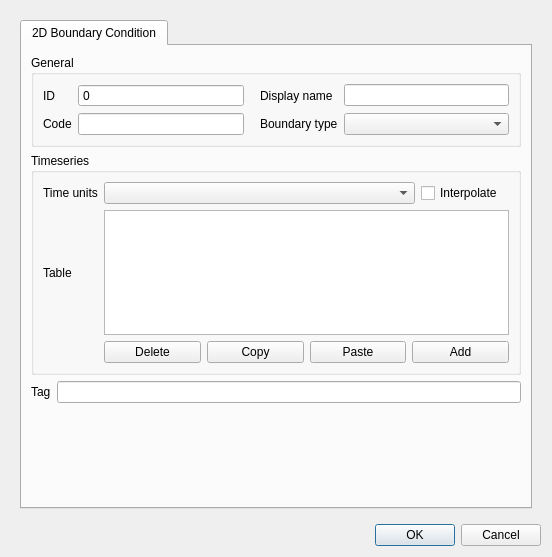
<?xml version="1.0" encoding="UTF-8"?>
<ui version="4.0">
 <class>Dialog</class>
 <widget class="QDialog" name="Dialog">
  <property name="geometry">
   <rect>
    <x>0</x>
    <y>0</y>
    <width>552</width>
    <height>557</height>
   </rect>
  </property>
  <property name="windowTitle">
   <string>Dialog</string>
  </property>
  <layout class="QGridLayout" name="gridLayout">
   <item row="0" column="0">
    <widget class="QScrollArea" name="scrollArea">
     <property name="frameShape">
      <enum>QFrame::NoFrame</enum>
     </property>
     <property name="widgetResizable">
      <bool>true</bool>
     </property>
     <widget class="QWidget" name="scrollAreaWidgetContents">
      <property name="geometry">
       <rect>
        <x>0</x>
        <y>0</y>
        <width>534</width>
        <height>510</height>
       </rect>
      </property>
      <layout class="QGridLayout" name="gridLayout_7">
       <item row="0" column="0">
        <widget class="QTabWidget" name="tabWidget">
         <property name="locale">
          <locale language="English" country="UnitedStates"/>
         </property>
         <property name="inputMethodHints">
          <set>Qt::ImhNone</set>
         </property>
         <property name="currentIndex">
          <number>0</number>
         </property>
         <widget class="QWidget" name="tab">
          <attribute name="title">
           <string>2D Boundary Condition</string>
          </attribute>
          <layout class="QGridLayout" name="gridLayout_18">
           <item row="2" column="0">
            <layout class="QHBoxLayout" name="horizontalLayout_2">
             <property name="bottomMargin">
              <number>0</number>
             </property>
             <item>
              <widget class="QLabel" name="label_42">
               <property name="text">
                <string>Tag</string>
               </property>
              </widget>
             </item>
             <item>
              <widget class="QLineEdit" name="tag_descriptions">
               <property name="readOnly">
                <bool>true</bool>
               </property>
              </widget>
             </item>
            </layout>
           </item>
           <item row="0" column="0">
            <widget class="QGroupBox" name="grp_general">
             <property name="enabled">
              <bool>true</bool>
             </property>
             <property name="locale">
              <locale language="English" country="UnitedStates"/>
             </property>
             <property name="title">
              <string>General</string>
             </property>
             <layout class="QGridLayout" name="gridLayout_2">
              <item row="0" column="2">
               <widget class="QLabel" name="label_2">
                <property name="locale">
                 <locale language="English" country="UnitedStates"/>
                </property>
                <property name="text">
                 <string>Display name</string>
                </property>
                <property name="alignment">
                 <set>Qt::AlignLeading|Qt::AlignLeft|Qt::AlignVCenter</set>
                </property>
                <property name="indent">
                 <number>10</number>
                </property>
               </widget>
              </item>
              <item row="0" column="3">
               <widget class="QLineEdit" name="display_name">
                <property name="sizePolicy">
                 <sizepolicy hsizetype="Expanding" vsizetype="Fixed">
                  <horstretch>0</horstretch>
                  <verstretch>0</verstretch>
                 </sizepolicy>
                </property>
                <property name="locale">
                 <locale language="English" country="UnitedStates"/>
                </property>
                <property name="clearButtonEnabled">
                 <bool>true</bool>
                </property>
               </widget>
              </item>
              <item row="0" column="0">
               <widget class="QLabel" name="label">
                <property name="locale">
                 <locale language="English" country="UnitedStates"/>
                </property>
                <property name="text">
                 <string>ID</string>
                </property>
                <property name="alignment">
                 <set>Qt::AlignLeading|Qt::AlignLeft|Qt::AlignVCenter</set>
                </property>
               </widget>
              </item>
              <item row="1" column="0">
               <widget class="QLabel" name="label_3">
                <property name="locale">
                 <locale language="English" country="UnitedStates"/>
                </property>
                <property name="text">
                 <string>Code</string>
                </property>
                <property name="alignment">
                 <set>Qt::AlignLeading|Qt::AlignLeft|Qt::AlignVCenter</set>
                </property>
               </widget>
              </item>
              <item row="1" column="1">
               <widget class="QLineEdit" name="code">
                <property name="sizePolicy">
                 <sizepolicy hsizetype="Expanding" vsizetype="Fixed">
                  <horstretch>0</horstretch>
                  <verstretch>0</verstretch>
                 </sizepolicy>
                </property>
                <property name="locale">
                 <locale language="English" country="UnitedStates"/>
                </property>
                <property name="clearButtonEnabled">
                 <bool>true</bool>
                </property>
               </widget>
              </item>
              <item row="0" column="1">
               <widget class="QSpinBox" name="id">
                <property name="locale">
                 <locale language="English" country="UnitedStates"/>
                </property>
                <property name="readOnly">
                 <bool>true</bool>
                </property>
                <property name="buttonSymbols">
                 <enum>QAbstractSpinBox::NoButtons</enum>
                </property>
                <property name="maximum">
                 <number>99999999</number>
                </property>
                <property name="showClearButton" stdset="0">
                 <bool>true</bool>
                </property>
                <property name="clearValue" stdset="0">
                 <bool>true</bool>
                </property>
                <property name="expressionsEnabled" stdset="0">
                 <bool>false</bool>
                </property>
               </widget>
              </item>
              <item row="1" column="2">
               <widget class="QLabel" name="label_6">
                <property name="locale">
                 <locale language="English" country="UnitedStates"/>
                </property>
                <property name="text">
                 <string>Boundary type</string>
                </property>
                <property name="alignment">
                 <set>Qt::AlignLeading|Qt::AlignLeft|Qt::AlignVCenter</set>
                </property>
                <property name="indent">
                 <number>10</number>
                </property>
               </widget>
              </item>
              <item row="1" column="3">
               <widget class="QComboBox" name="type">
                <property name="locale">
                 <locale language="English" country="UnitedStates"/>
                </property>
               </widget>
              </item>
             </layout>
            </widget>
           </item>
           <item row="1" column="0">
            <widget class="QGroupBox" name="grp_timeseries">
             <property name="locale">
              <locale language="English" country="UnitedStates"/>
             </property>
             <property name="inputMethodHints">
              <set>Qt::ImhNone</set>
             </property>
             <property name="title">
              <string>Timeseries</string>
             </property>
             <layout class="QGridLayout" name="gridLayout_3">
              <item row="1" column="1" colspan="2">
               <widget class="QTableWidget" name="timeseries_table">
                <property name="minimumSize">
                 <size>
                  <width>0</width>
                  <height>125</height>
                 </size>
                </property>
                <property name="font">
                 <font>
                  <pointsize>8</pointsize>
                 </font>
                </property>
                <property name="inputMethodHints">
                 <set>Qt::ImhDigitsOnly</set>
                </property>
                <property name="verticalScrollBarPolicy">
                 <enum>Qt::ScrollBarAsNeeded</enum>
                </property>
                <property name="sizeAdjustPolicy">
                 <enum>QAbstractScrollArea::AdjustToContents</enum>
                </property>
                <property name="selectionBehavior">
                 <enum>QAbstractItemView::SelectRows</enum>
                </property>
                <attribute name="verticalHeaderDefaultSectionSize">
                 <number>23</number>
                </attribute>
               </widget>
              </item>
              <item row="1" column="0">
               <widget class="QLabel" name="table_label">
                <property name="text">
                 <string>Table</string>
                </property>
               </widget>
              </item>
              <item row="2" column="1" colspan="2">
               <layout class="QHBoxLayout" name="horizontalLayout">
                <property name="bottomMargin">
                 <number>0</number>
                </property>
                <item>
                 <widget class="QPushButton" name="timeseries_table_delete">
                  <property name="toolTip">
                   <string>Delete selected rows</string>
                  </property>
                  <property name="text">
                   <string>Delete</string>
                  </property>
                 </widget>
                </item>
                <item>
                 <widget class="QPushButton" name="timeseries_table_copy">
                  <property name="text">
                   <string>Copy</string>
                  </property>
                 </widget>
                </item>
                <item>
                 <widget class="QPushButton" name="timeseries_table_paste">
                  <property name="toolTip">
                   <string>Paste rows from clipboard</string>
                  </property>
                  <property name="text">
                   <string>Paste</string>
                  </property>
                 </widget>
                </item>
                <item>
                 <widget class="QPushButton" name="timeseries_table_add">
                  <property name="toolTip">
                   <string>Add new row</string>
                  </property>
                  <property name="text">
                   <string>Add</string>
                  </property>
                 </widget>
                </item>
               </layout>
              </item>
              <item row="0" column="0">
               <widget class="QLabel" name="label_5">
                <property name="locale">
                 <locale language="English" country="UnitedStates"/>
                </property>
                <property name="inputMethodHints">
                 <set>Qt::ImhNone</set>
                </property>
                <property name="text">
                 <string>Time units</string>
                </property>
                <property name="alignment">
                 <set>Qt::AlignLeading|Qt::AlignLeft|Qt::AlignVCenter</set>
                </property>
               </widget>
              </item>
              <item row="0" column="1">
               <layout class="QGridLayout" name="gridLayout_12">
                <property name="bottomMargin">
                 <number>0</number>
                </property>
                <item row="0" column="2">
                 <widget class="QCheckBox" name="interpolate">
                  <property name="text">
                   <string>Interpolate</string>
                  </property>
                 </widget>
                </item>
                <item row="0" column="1">
                 <widget class="QComboBox" name="time_units">
                  <property name="sizePolicy">
                   <sizepolicy hsizetype="MinimumExpanding" vsizetype="Fixed">
                    <horstretch>0</horstretch>
                    <verstretch>0</verstretch>
                   </sizepolicy>
                  </property>
                  <property name="locale">
                   <locale language="English" country="UnitedStates"/>
                  </property>
                  <property name="inputMethodHints">
                   <set>Qt::ImhNone</set>
                  </property>
                  <property name="editable">
                   <bool>false</bool>
                  </property>
                 </widget>
                </item>
               </layout>
              </item>
             </layout>
            </widget>
           </item>
           <item row="3" column="0">
            <spacer name="verticalSpacer_3">
             <property name="orientation">
              <enum>Qt::Vertical</enum>
             </property>
             <property name="sizeHint" stdset="0">
              <size>
               <width>20</width>
               <height>40</height>
              </size>
             </property>
            </spacer>
           </item>
          </layout>
         </widget>
        </widget>
       </item>
      </layout>
     </widget>
    </widget>
   </item>
   <item row="1" column="0">
    <widget class="QDialogButtonBox" name="buttonBox">
     <property name="standardButtons">
      <set>QDialogButtonBox::Cancel|QDialogButtonBox::Ok</set>
     </property>
    </widget>
   </item>
  </layout>
 </widget>
 <tabstops>
  <tabstop>scrollArea</tabstop>
  <tabstop>tabWidget</tabstop>
  <tabstop>id</tabstop>
  <tabstop>code</tabstop>
  <tabstop>display_name</tabstop>
  <tabstop>timeseries_table</tabstop>
  <tabstop>timeseries_table_delete</tabstop>
  <tabstop>timeseries_table_copy</tabstop>
  <tabstop>timeseries_table_paste</tabstop>
  <tabstop>timeseries_table_add</tabstop>
 </tabstops>
 <resources/>
 <connections/>
</ui>
